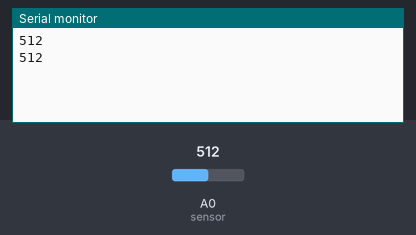
Bench run of a sketch on a simulated Arduino Uno, built with avr-gcc and run on an emulated ATmega328P. On the bench: the last lines printed to the serial monitor. The test bench sets the inputs (shaded band); at power-on: A0 (sensor) = 512.

Above: at 1.2 s.
1.3 s: A0 (sensor) set to 716
At 2.4 s:
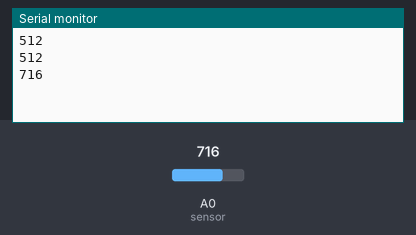
2.8 s: A0 (sensor) set to 900
At 3.4 s:
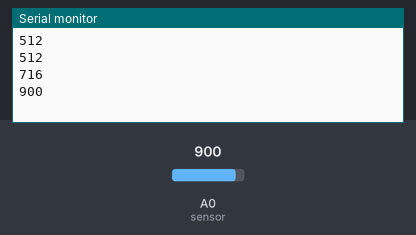
Timing chart, 0 to 5.8 s (numbered marks = the images above; inputs shaded):
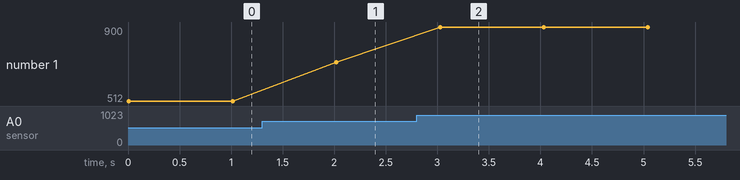

The sketch:

Practica_2.ino
```cpp
int sensor = A0;
const int totalLecturas = 30;
int valor[30];

void ordenar_arreglo() { // Bubble sort
  for (int i = 0; i < totalLecturas - 1; i++) {
    for (int j = 0; j < totalLecturas - 1 - i; j++) {
      if (valor[j] > valor[j + 1]) {
        int temp = valor[j];
        valor[j] = valor[j + 1];
        valor[j + 1] = temp;
      }
    }
  }
}

void setup() {
  Serial.begin(9600);
}

void loop() {
    for (int i = 0; i < totalLecturas; i++) {
      valor[i] = analogRead(sensor);
      delayMicroseconds(100);
    }

    ordenar_arreglo();

    Serial.println(valor[totalLecturas / 2]);

    delay(1000);
}
```

Measured:
- after the input at 1.3 s, the serial monitor: prints a new line after 0.72 s (image 1)
- after the input at 2.8 s, the serial monitor: prints a new line after 0.23 s (image 2)
- plotted number 1: 512 → 716 after the input at 1.3 s, 716 → 900 after the input at 2.8 s
